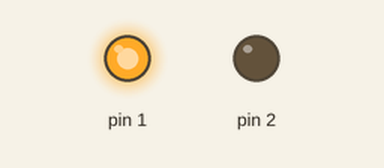
The sketch below on a simulated Arduino Uno, built with avr-gcc and run on an emulated ATmega328P. On the bench: output pins drawn as LEDs (lit = HIGH).

Above: at 0.5 s.
At 2.5 s:
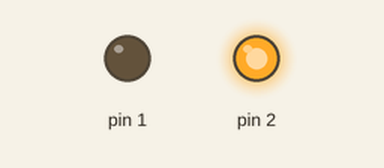
At 3.5 s:
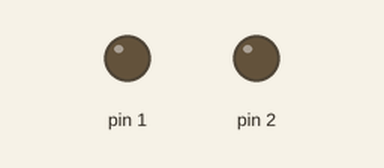
Timing chart, 0 to 5.2 s (numbered marks = the images above):
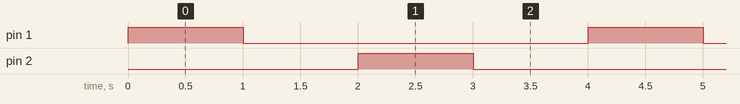

Measured:
- by itself, pin 1, pin 2: alternates HIGH for 1.0 s and LOW for 3.0 s
- by itself, everything shown: repeats every 4.0 s, in 4 steps

The sketch:

exercicio_2_codigo.ino.ino
```cpp
void setup()
{
  pinMode(1, OUTPUT);
  pinMode(2, OUTPUT);
}

void loop()
{
  digitalWrite(1, HIGH);
  delay(1000);
  digitalWrite(1, LOW);
  delay(1000);
  digitalWrite(2, HIGH);
  delay(1000);
  digitalWrite(2, LOW);
  delay(1000);
}
```
